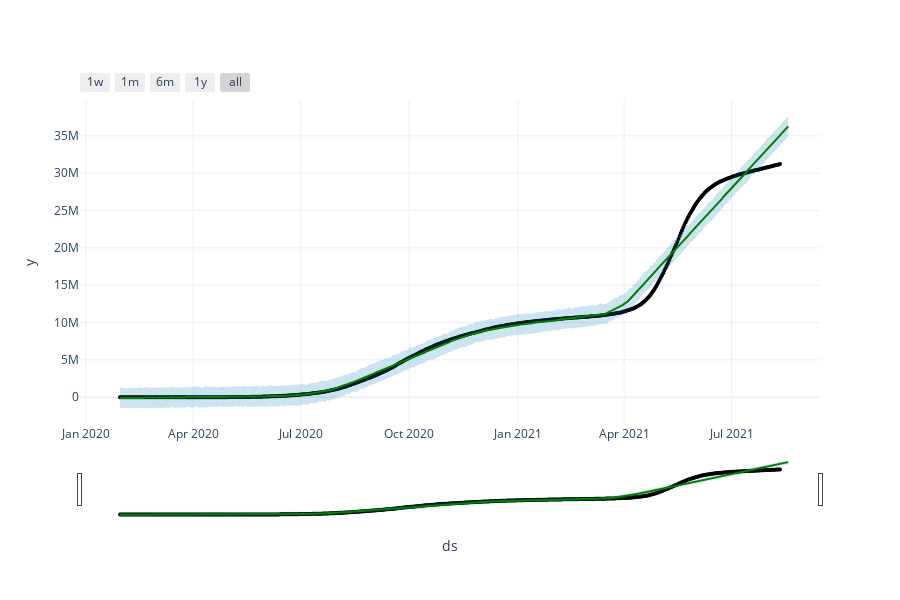

Notebook source saved alongside this figure:
### Code cell
#plot for forecast of cured covid cases

plot6 = plot_plotly(mod2, forecast_india_cured) 

plot6.update_layout(template='plotly_white')
plot6.update_traces(line_color='green')
iplot(plot6)

### Figure 1 — Plotly figure (JSON) as saved in the notebook; plotly's stock layout.template omitted (floating-point values rounded to 4 significant figures; data arrays with more than 128 entries replaced by an {"elided": "..."} marker saying what was removed)
{"data": [{"line": {"color": "green"}, "marker": {"color": "black", "size": 4}, "mode": "markers", "name": "Actual", "type": "scatter", "x": {"elided": "560 str values"}, "y": {"elided": "560 int values"}}, {"hoverinfo": "skip", "line": {"color": "green", "width": 0}, "mode": "lines", "type": "scatter", "x": {"elided": "567 str values"}, "y": {"elided": "567 float values"}}, {"fill": "tonexty", "fillcolor": "rgba(0, 114, 178, 0.2)", "line": {"color": "green", "width": 2}, "mode": "lines", "name": "Predicted", "type": "scatter", "x": {"elided": "567 str values"}, "y": {"elided": "567 float values"}}, {"fill": "tonexty", "fillcolor": "rgba(0, 114, 178, 0.2)", "hoverinfo": "skip", "line": {"color": "green", "width": 0}, "mode": "lines", "type": "scatter", "x": {"elided": "567 str values"}, "y": {"elided": "567 float values"}}], "layout": {"height": 600, "showlegend": false, "width": 900, "xaxis": {"rangeselector": {"buttons": [{"count": 7, "label": "1w", "step": "day", "stepmode": "backward"}, {"count": 1, "label": "1m", "step": "month", "stepmode": "backward"}, {"count": 6, "label": "6m", "step": "month", "stepmode": "backward"}, {"count": 1, "label": "1y", "step": "year", "stepmode": "backward"}, {"step": "all"}]}, "rangeslider": {"visible": true}, "title": {"text": "ds"}, "type": "date"}, "yaxis": {"title": {"text": "y"}}}}
